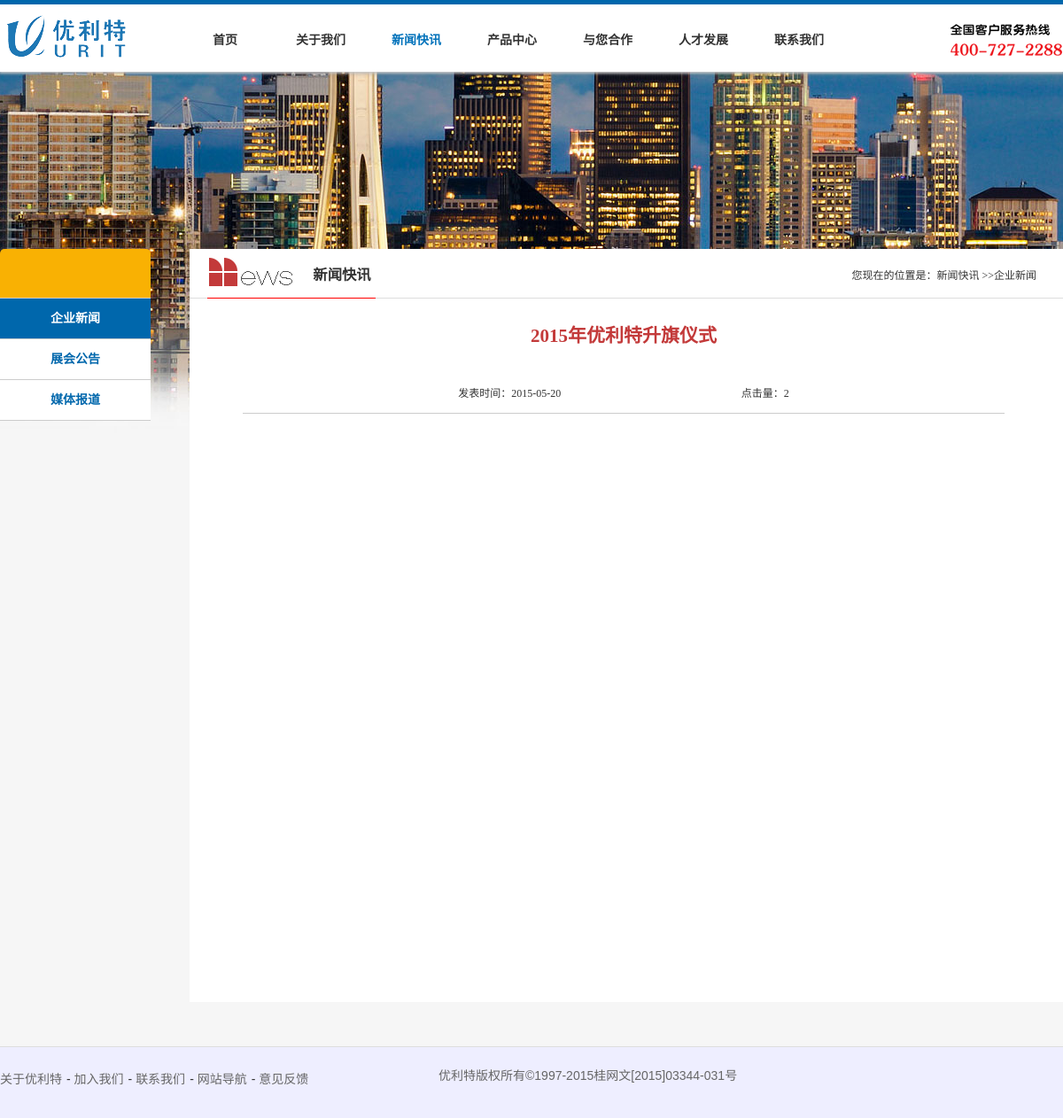
The app's page /News/newView1.php?id=1, older data.
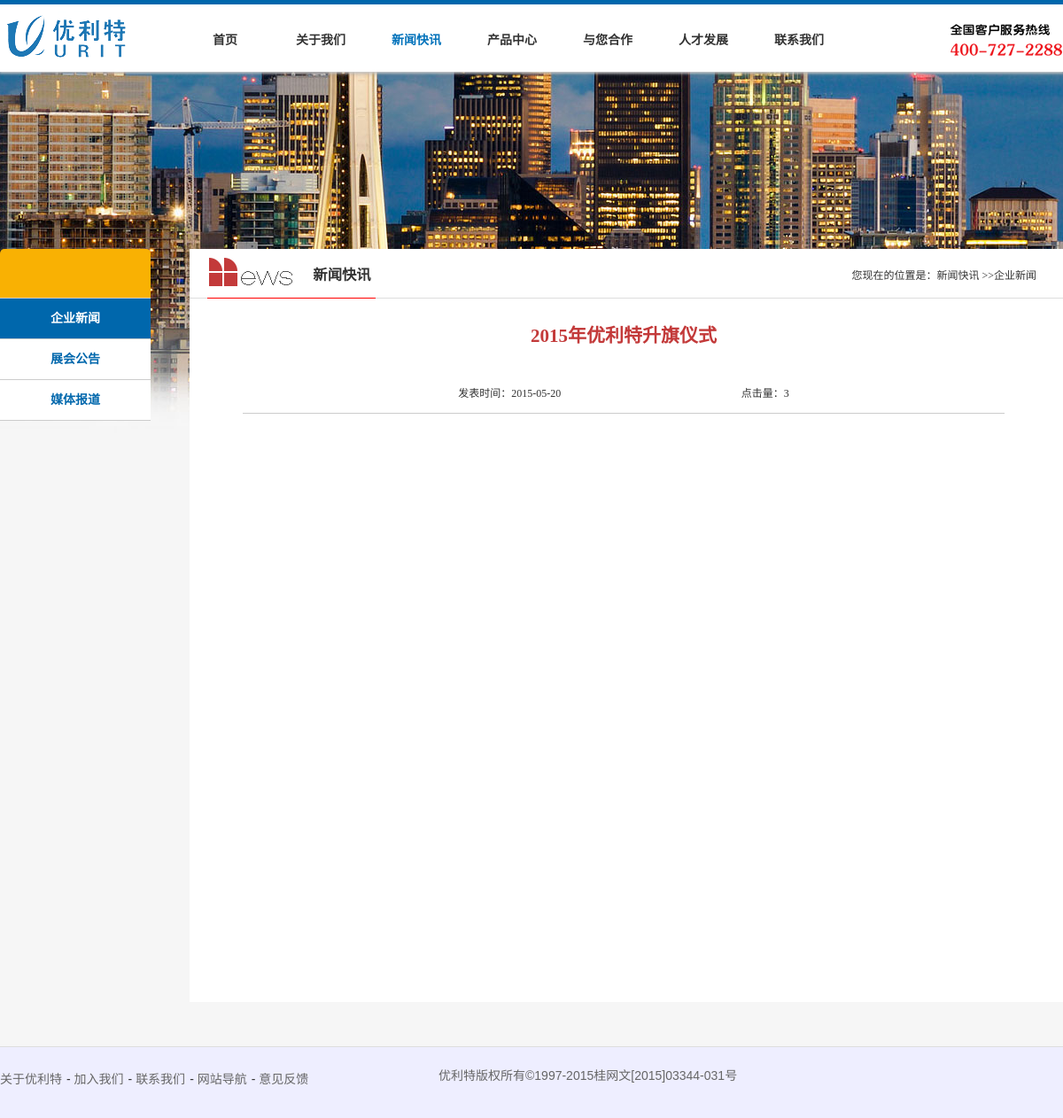
The same page, newer data.
### tables this page shows
CREATE TABLE IF NOT EXISTS `news1` (
  `id` int(20) NOT NULL,
  `title` varchar(200) NOT NULL,
  `contents` text NOT NULL,
  `imgurl` varchar(500) NOT NULL,
  `time` date NOT NULL,
  `click` int(20) NOT NULL
);

### News/newView1.php (the view, shortened to what this page needs)
<!DOCTYPE html>
<html lang="zh-CN">
<head>
	<link rel="stylesheet" media="all" type="text/css" href="../styles/layout.css">
	<link rel="stylesheet" media="all" type="text/css" href="../styles/news.css">
</head>
<body>
	<div id="content" class="newsbg">
		<div class="container">
			<div class="main">
				<div class="title">
					<div class="news-title-choose title-choose">
						<h3><img src="../images/12_03.png" alt="news">新闻快讯</h3>
					</div>
					<span class="position">您现在的位置是：<span class="position1">新闻快讯</span> &gt;&gt;<span class="position2">企业新闻</span></span>
				</div>
					<div class="news-box maintext view1">
						<?php
						if(!empty($_GET['id'])){
							$sql = "SELECT * FROM `news1` WHERE `id`='".$_GET['id']."'";
							$query = mysql_query($sql);
							$rs = mysql_fetch_array($query);
						}
					?>
						<h2><?php echo $rs['title'] ?></h2>
						<p class="newstime">
							<span>发表时间：<?php echo $rs['time'] ?></span>
							<span>点击量：<?php echo $rs['click'] ?></span>
						</p>
					</div>
			</div>
		</div>
	</div>
</body>
</html>

Row changes from the older to the newer data that the page shows:
changed news1 "2015年优利特升旗仪式": click "2" → "3"
